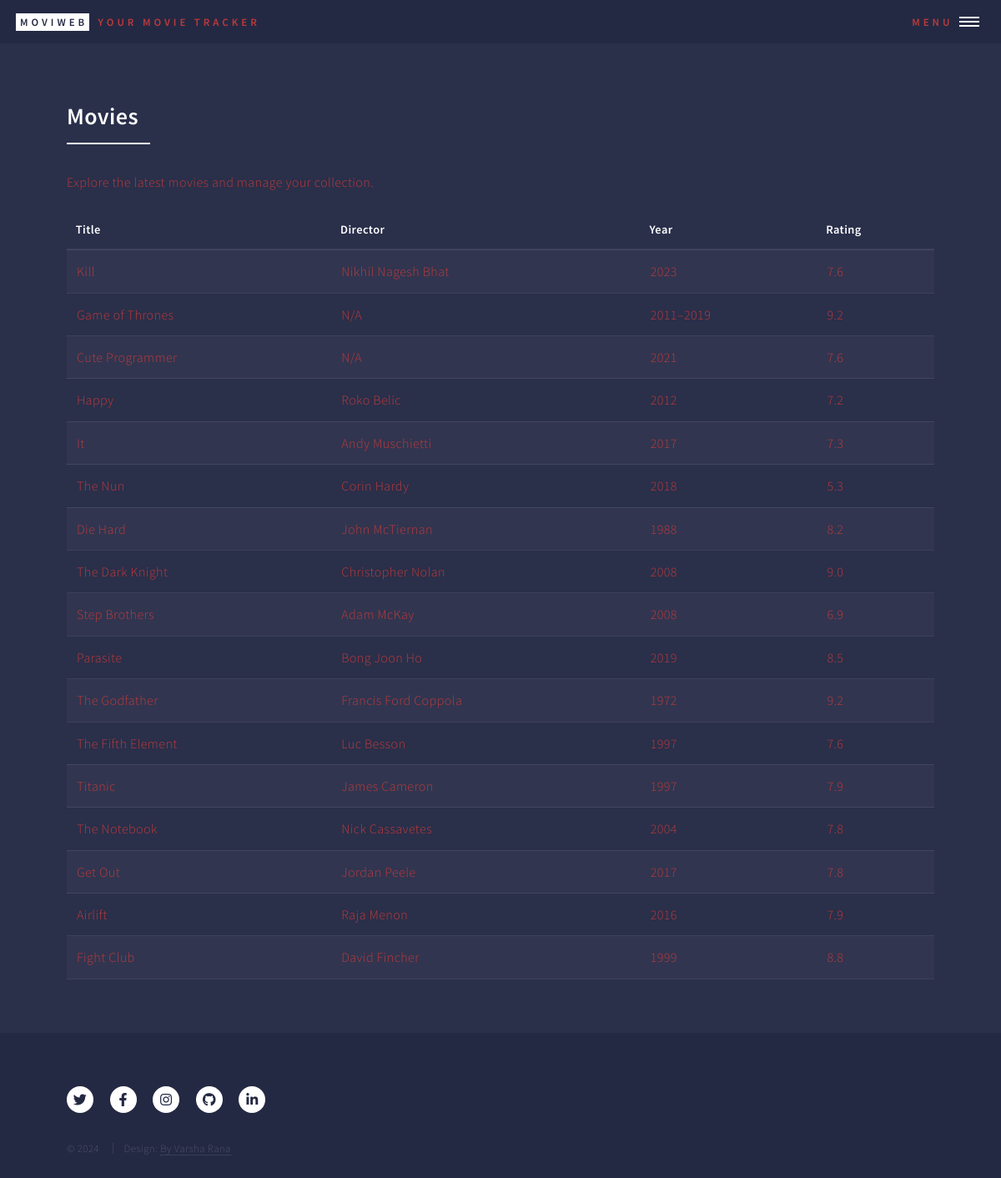
Before: /movies with the older database file.
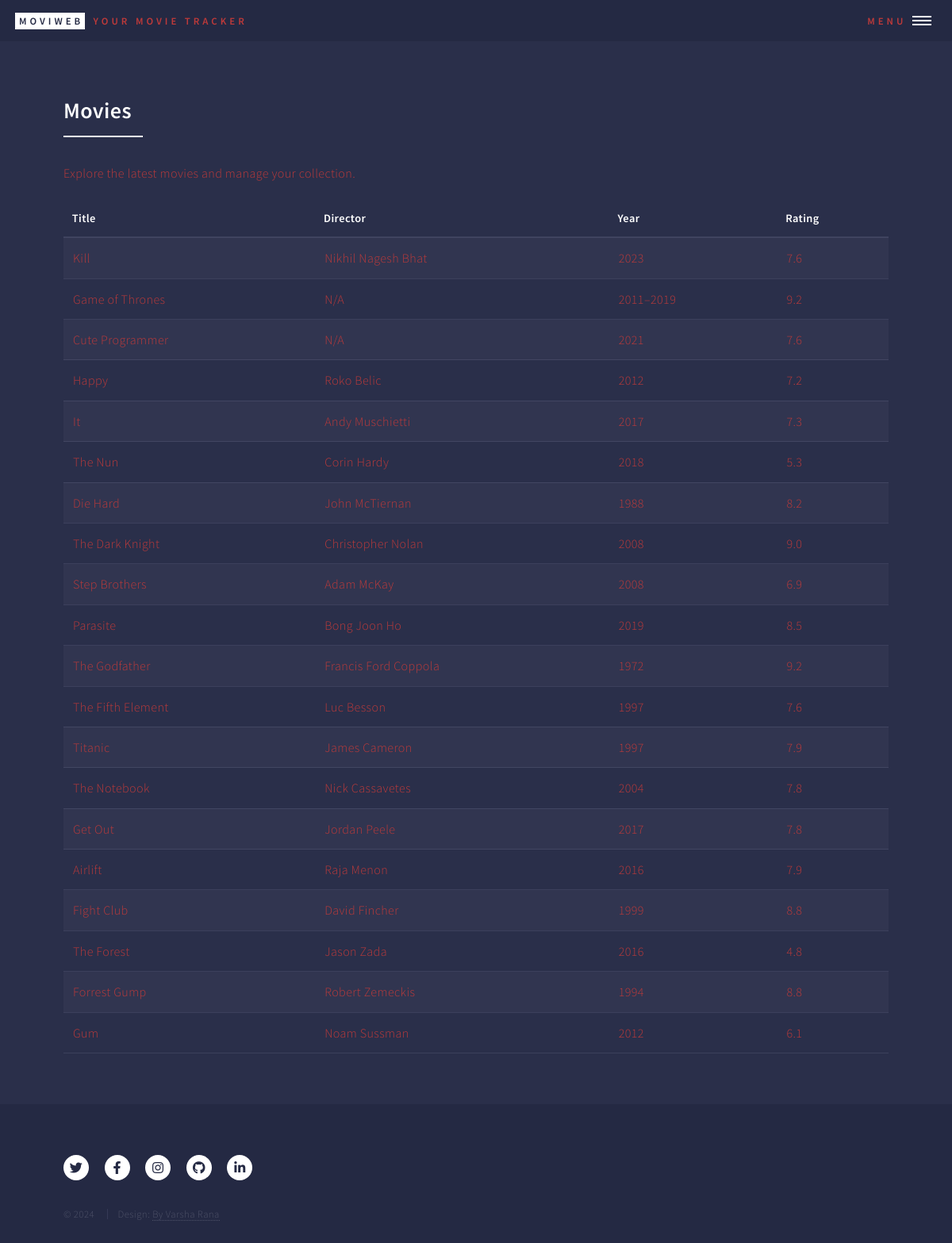
After: the same page with the newer database file.
### models.py (models this page shows)
class Movie(db.Model):
    __tablename__ = 'movie'
    id = db.Column(db.Integer, primary_key=True)
    title = db.Column(db.String(100), nullable=False)
    year = db.Column(db.Integer, nullable=False)
    rating = db.Column(db.Float, nullable=False)
    poster = db.Column(db.String(255))  # Optional field to store movie posters
    plot = db.Column(db.Text)  # Optional field to store the plot
    imdbID = db.Column(db.String(255), nullable=True)  # IMDb ID or link
    user_id = db.Column(db.Integer, db.ForeignKey('user.id'))
    admin_id = db.Column(db.Integer, db.ForeignKey('admin.id'))
    director_id = db.Column(db.Integer, db.ForeignKey('director.id'), nullable=False)  # Foreign key to Director
    genres = db.relationship('Genre', secondary=movie_genre, backref='movies')
    favorites = db.relationship('Favorite', back_populates='movie', lazy=True)  # Add this line

class Director(db.Model):
    __tablename__ = 'director'
    id = db.Column(db.Integer, primary_key=True)
    name = db.Column(db.String(100), nullable=False, unique=True)
    movies = db.relationship('Movie', backref='director', lazy=True)

### app.py (the view)
@app.route('/movies')
def movies():
    movie = Movie.query.all()
    return render_template('movies.html', movies=movie)

### templates/movies.html (shortened to what this page needs)
<!DOCTYPE HTML>
<html>
<head>
    <link rel="stylesheet" href="../static/css/main.css" />
</head>
<body class="is-preload">
    <div id="wrapper">
        <header id="header" class="alt">
            <a href="index.html" class="logo"><strong>MoviWeb</strong> <span>Your Movie Tracker</span></a>
            <nav>
                <a href="#menu">Menu</a>
            </nav>
        </header>
        <div id="main">
            <section id="movies">
                <div class="inner">
                    <header class="major">
                        <h2>Movies</h2>
                    </header>
                    <p>Explore the latest movies and manage your collection.</p>
                    <table>
                        <thead>
                            <tr>
                                <th>Title</th>
                                <th>Director</th>
                                <th>Year</th>
                                <th>Rating</th>
                            </tr>
                        </thead>
                        <tbody>
                            {% for movie in movies %}
                            <tr>
                                <td>{{ movie.title }}</td>
                                <td>{{ movie.director.name }}</td>
                                <td>{{ movie.year }}</td>
                                <td>{{ movie.rating }}</td>
                            </tr>
                            {% endfor %}
                        </tbody>
                    </table>
                </div>
            </section>
        </div>
    <footer id="footer">
        {% include 'partials/movie_web_app_footer.html' %}
    </footer>
    </div>
</body>
</html>

### templates/partials/movie_web_app_footer.html (shortened to what this page needs)
<div class="inner">
    <ul class="icons">
        <li><a href="https://x.com/?lang=en" class="icon brands alt fa-twitter"></a></li>
        <li><a href="https://www.facebook.com/" class="icon brands alt fa-facebook-f"></a>
        </li>
        <li><a href="https://www.instagram.com/" class="icon brands alt fa-instagram"></a>
        </li>
        <li><a href="https://github.com/Vrana710" class="icon brands alt fa-github"></a></li>
        <li><a href="https://www.linkedin.com/in/varsha-rana/" class="icon brands alt fa-linkedin-in"></a></li>
    </ul>
    <ul class="copyright">
        <li>&copy; 2024</li>
        <li>Design: <a href="https://www.linkedin.com/in/varsha-rana/">By Varsha Rana</a></li>
    </ul>
</div>

Changed rows visible on the page:
added Movie: title "The Forest", director.name "Jason Zada", year "2016", rating "4.8"
added Movie: title "Forrest Gump", director.name "Robert Zemeckis", year "1994", rating "8.8"
added Movie: title "Gum", director.name "Noam Sussman", year "2012", rating "6.1"
